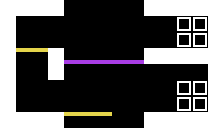

The image is a tile-based game level rendered from a .tmx file. Its description and complete source (layers, tilesets, objects, tile grids) follow:
An orthogonal 14x8 tile map with 16x16 px tiles, 1 tile layer (solid) and 4 objects (2x finish, spawn, music).

<map version="1.0" orientation="orthogonal" renderorder="right-down" width="14" height="8" tilewidth="16" tileheight="16" nextobjectid="13">
 <tileset firstgid="1" name="tileset" tilewidth="16" tileheight="16" tilecount="18" columns="6">
  <image source="../images/tileset.png" width="96" height="48" />
 </tileset>
 <layer name="solid" width="14" height="8">
  <data encoding="csv">
1,1,1,1,0,0,0,0,0,1,1,1,1,1,
1,0,0,0,0,0,0,0,0,0,0,3,3,1,
1,0,0,0,0,0,0,0,0,0,0,3,3,1,
1,9,9,1,14,14,14,14,14,1,1,1,1,1,
1,0,0,1,0,0,0,0,0,0,0,0,0,1,
1,0,0,0,0,0,0,0,0,0,0,3,3,1,
1,0,0,0,0,0,0,0,0,0,0,3,3,1,
1,1,1,1,9,9,9,0,0,1,1,1,1,1
</data>
 </layer>
 <objectgroup name="objects">
  <object id="5" name="lv4" type="finish" x="176" y="16" width="32" height="32" />
  <object id="10" name="lv3" type="finish" x="176" y="80" width="32" height="32" />
  <object id="11" type="spawn" x="32" y="32" width="16" height="16" />
  <object id="12" name="tell_me" type="music" x="-16" y="-16" width="16" height="16" />
 </objectgroup>
</map>